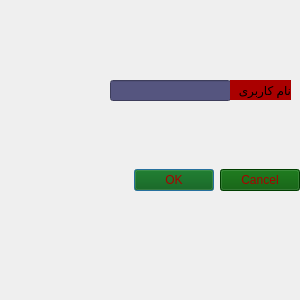
<?xml version="1.0" encoding="UTF-8"?>
<ui version="4.0">
 <class>block_user</class>
 <widget class="QDialog" name="block_user">
  <property name="geometry">
   <rect>
    <x>0</x>
    <y>0</y>
    <width>300</width>
    <height>300</height>
   </rect>
  </property>
  <property name="minimumSize">
   <size>
    <width>300</width>
    <height>300</height>
   </size>
  </property>
  <property name="maximumSize">
   <size>
    <width>300</width>
    <height>300</height>
   </size>
  </property>
  <property name="sizeIncrement">
   <size>
    <width>400</width>
    <height>500</height>
   </size>
  </property>
  <property name="windowTitle">
   <string>Dialog</string>
  </property>
  <property name="styleSheet">
   <string notr="true">background-image: url(:/photos/block.png);</string>
  </property>
  <widget class="QDialogButtonBox" name="buttonBox">
   <property name="geometry">
    <rect>
     <x>-200</x>
     <y>30</y>
     <width>500</width>
     <height>300</height>
    </rect>
   </property>
   <property name="minimumSize">
    <size>
     <width>500</width>
     <height>300</height>
    </size>
   </property>
   <property name="maximumSize">
    <size>
     <width>500</width>
     <height>300</height>
    </size>
   </property>
   <property name="styleSheet">
    <string notr="true">background-color: rgb(0, 85, 0);
color: rgb(170, 0, 0);</string>
   </property>
   <property name="orientation">
    <enum>Qt::Horizontal</enum>
   </property>
   <property name="standardButtons">
    <set>QDialogButtonBox::Cancel|QDialogButtonBox::Ok</set>
   </property>
  </widget>
  <widget class="QLineEdit" name="lineEdit">
   <property name="geometry">
    <rect>
     <x>110</x>
     <y>80</y>
     <width>121</width>
     <height>21</height>
    </rect>
   </property>
   <property name="styleSheet">
    <string notr="true">
background-image: url();
background-color: rgb(85, 85, 127);</string>
   </property>
   <property name="text">
    <string/>
   </property>
  </widget>
  <widget class="QLabel" name="label">
   <property name="geometry">
    <rect>
     <x>230</x>
     <y>80</y>
     <width>61</width>
     <height>20</height>
    </rect>
   </property>
   <property name="styleSheet">
    <string notr="true">background-image: url();
background-color: rgb(170, 0, 0);
color: rgb(0, 0, 0);</string>
   </property>
   <property name="text">
    <string>نام کاربری</string>
   </property>
  </widget>
 </widget>
 <resources/>
 <connections>
  <connection>
   <sender>buttonBox</sender>
   <signal>accepted()</signal>
   <receiver>block_user</receiver>
   <slot>accept()</slot>
   <hints>
    <hint type="sourcelabel">
     <x>248</x>
     <y>254</y>
    </hint>
    <hint type="destinationlabel">
     <x>157</x>
     <y>274</y>
    </hint>
   </hints>
  </connection>
  <connection>
   <sender>buttonBox</sender>
   <signal>rejected()</signal>
   <receiver>block_user</receiver>
   <slot>reject()</slot>
   <hints>
    <hint type="sourcelabel">
     <x>316</x>
     <y>260</y>
    </hint>
    <hint type="destinationlabel">
     <x>286</x>
     <y>274</y>
    </hint>
   </hints>
  </connection>
 </connections>
</ui>
